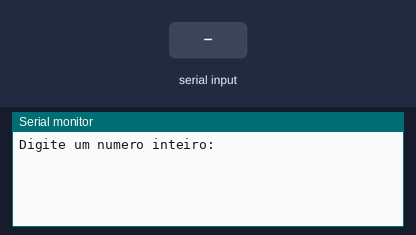
A sketch run on a simulated Arduino Uno, built with avr-gcc and run on an emulated ATmega328P. Shown: the last lines printed to the serial monitor. The test bench sets the inputs (shaded band).

Above: at 1.2 s.
1.3 s: "90,45\n" received over Serial
At 2.0 s:
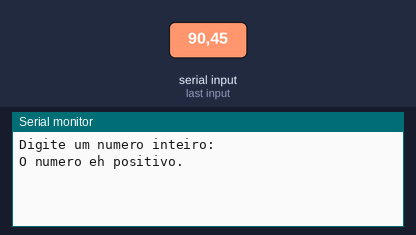
At 7.0 s:
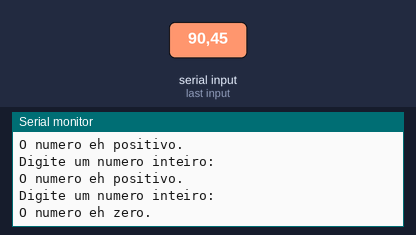

The sketch:

if_simples_e_composto_ex111.ino
```cpp
// C++/Arduino code
// Verifica se um número é positivo ou negativo

void setup() {
  Serial.begin(9600); // Inicia a comunicação serial
}

void loop() {
  int numero;

  // Solicitar entrada
  Serial.println("Digite um numero inteiro: ");

  // Espera até o usuário digitar algo
  while (!Serial.available()) {}

  // Lê o número digitado
  numero = Serial.parseInt();

  // Verifica se é positivo, negativo ou zero
  if (numero > 0) {
    Serial.println("O numero eh positivo.");
  } else if (numero < 0) {
    Serial.println("O numero eh negativo.");
  } else {
    Serial.println("O numero eh zero.");
  }

  delay(2000); // Aguarda um pouco antes de permitir nova entrada
}
```

Measured:
- after the input at 1.3 s, the serial monitor: prints a new line at once (image 1)
